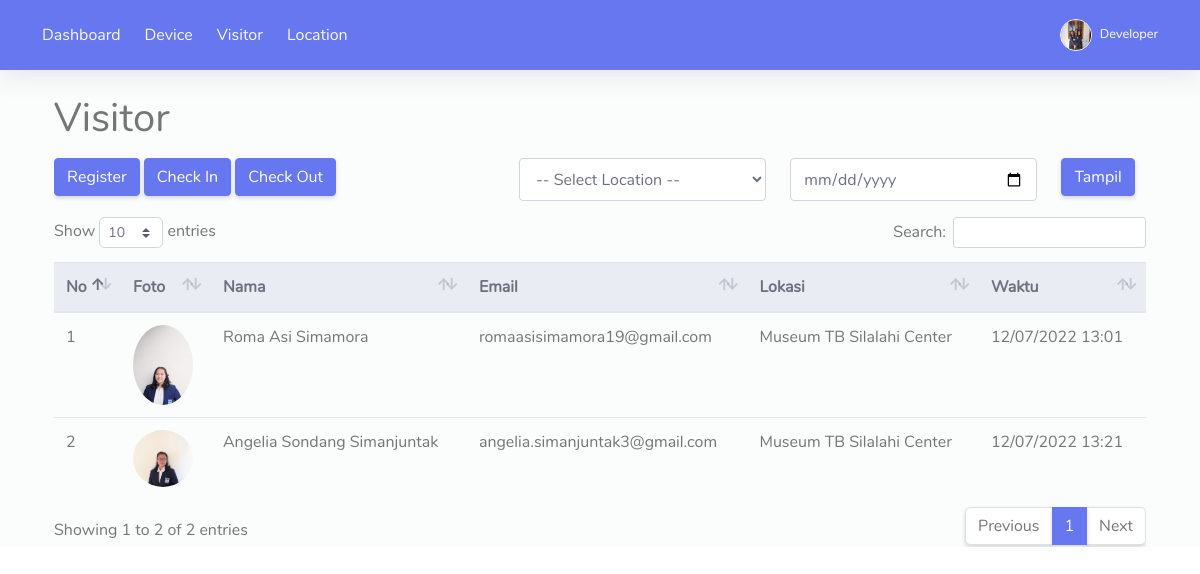
Screenshot of /visitor/visitor/index.php?status=checkin (signed in) with the database file from the repository.
### tables this page shows
CREATE TABLE `visitor` (
  `id` int(11) NOT NULL,
  `user_id` int(11) NOT NULL,
  `lokasi_id` int(11) NOT NULL,
  `device_id` int(11) NOT NULL,
  `checkin` int(11) NOT NULL DEFAULT 0,
  `waktu_checkin` varchar(50) DEFAULT NULL,
  `foto_checkin` varchar(128) DEFAULT NULL,
  `checkout` int(11) NOT NULL DEFAULT 0,
  `waktu_checkout` varchar(50) DEFAULT NULL,
  `foto_checkout` varchar(128) DEFAULT NULL
);

CREATE TABLE `user` (
  `id` int(11) NOT NULL,
  `uuid` int(11) NOT NULL,
  `nama` varchar(128) NOT NULL,
  `email` varchar(128) NOT NULL,
  `password` varchar(128) NOT NULL,
  `gambar_wajah` varchar(128) DEFAULT NULL,
  `level` enum('admin','visitor') NOT NULL
);

CREATE TABLE `lokasi` (
  `id` int(11) NOT NULL,
  `nama_lokasi` varchar(128) NOT NULL,
  `alamat` text NOT NULL,
  `jam_operasional` varchar(50) NOT NULL,
  `jml_maximum` int(11) NOT NULL
);

### visitor/config.php (called while the page is built, shortened)
<?php
$base_url = 'http://localhost/visitor';

### visitor/visitor/index.php (the view, shortened to what this page needs)
<?php
require('../layouts/header.php');
$no = 1;
$now = date('Y-m-d');
if (isset($_GET['status'])) {
    if ($_GET['status'] == 'checkin') {
        $visitor = mysqli_query($connection, " SELECT * FROM visitor JOIN user ON visitor.user_id = user.id WHERE waktu_checkin LIKE '%$now%' AND checkin = 1 ");
    }
} else {
    $visitor = mysqli_query($connection, " SELECT * FROM user WHERE level = 'visitor'");
}
?>
<h1 class="mb-3">Visitor</h1>
<div class="row">
    <div class="col-md-12">
        <div class="table-responsive">
            <div class="row d-flex justify-content-between">
                <div class="col-md-4">
                    <a href="<?= $base_url; ?>/visitor" class="btn btn-primary mb-3">Register</a>
                    <a href="?status=checkin" class="btn btn-primary mb-3">Check In</a>
                    <a href="?status=checkout" class="btn btn-primary mb-3">Check Out</a>
                </div>
                <?php if (isset($_GET['status'])) : ?>
                    <div class="col-md-7">
                        <form action="">
                            <div class="row">
                                <div class="col-md-5">
                                    <div class="form-group">
                                        <select name="location" id="location" class="form-control">
                                            <option disabled selected>-- Select Location --</option>
                                        </select>
                                    </div>
                                </div>
                                <div class="col-md-5">
                                    <div class="form-group">
                                        <input type="date" name="date" id="date" class="form-control" value="<?= isset($_GET['date']) ? $_GET['date'] : '' ?>">
                                    </div>
                                </div>
                                <div class="col-md-2">
                                    <div class="form-group">
                                        <button type="submit" class="btn btn-primary">Tampil</button>
                                    </div>
                                </div>
                            </div>
                        </form>
                    </div>
                <?php endif; ?>
            </div>
            <table class="table align-items-center table-flush table-hover" id="dataTableHover">
                <thead class="thead-light">
                    <tr>
                        <th>No</th>
                        <th>Foto</th>
                        <th>Nama</th>
                        <th>Email</th>
                        <?php if (isset($_GET['status'])) : ?>
                            <th>Lokasi</th>
                            <th>Waktu</th>
                        <?php endif; ?>
                    </tr>
                </thead>
                <tbody>
                    <?php foreach ($visitor as $visit) : ?>
                        <tr>
                            <td><?= $no++ ?></td>
                            <td>
                                <img src="../uploads/wajah/<?= $visit['gambar_wajah'] ?>" alt="" class="img-profile rounded-circle" width="60px">
                            </td>
                            <td><?= $visit['nama'] ?></td>
                            <td><?= $visit['email'] ?></td>
                            <?php if (isset($_GET['status'])) : ?>
                                <td>
                                    <?php
                                    $lokasi_id = $visit['lokasi_id'];
                                    $lokasi = mysqli_query($connection, "SELECT * FROM lokasi WHERE id = $lokasi_id")->fetch_assoc();
                                    ?>
                                    <?= $lokasi['nama_lokasi'] ?? '-' ?>
                                </td>
                                <td><?= isset($_GET['status']) && $_GET['status'] == 'checkout' ? date('d/m/Y', strtotime($visit['waktu_checkout'])) : date('d/m/Y H:i', strtotime($visit['waktu_checkin'])) ?></td>
                            <?php endif; ?>
                        </tr>
                    <?php endforeach; ?>
                </tbody>
            </table>
        </div>
    </div>
</div>
<?php require('../layouts/footer.php') ?>

### visitor/layouts/header.php (shortened to what this page needs)
<?php
require('../config.php');
require('../function.php');
?>
<!DOCTYPE html>
<html lang="en">
<head>
    <link href="../assets/vendor/fontawesome-free/css/all.min.css" rel="stylesheet" type="text/css">
    <link href="../assets/vendor/bootstrap/css/bootstrap.min.css" rel="stylesheet" type="text/css">
    <link href="../assets/css/ruang-admin.min.css" rel="stylesheet">
    <link href="../assets/vendor/datatables/dataTables.bootstrap4.min.css" rel="stylesheet">
</head>
<body id="page-top">
    <div id="wrapper">
        <div id="content-wrapper" class="d-flex flex-column">
            <div id="content">
                <nav class="navbar navbar-expand navbar-light bg-navbar topbar mb-4 static-top">
                    <div class="container">
                        <ul class="navbar-nav mr-auto">
                            <li class="nav-item">
                                <a class="nav-link" href="../dashboard">
                                    Dashboard
                                </a>
                            </li>
                            <?php if ($_SESSION['level'] == 'admin') : ?>
                                <li class="nav-item">
                                    <a class="nav-link" href="../device">
                                        Device
                                    </a>
                                </li>
                            <?php endif; ?>
                            <?php if ($_SESSION['level'] == 'admin') : ?>
                                <li class="nav-item">
                                    <a class="nav-link" href="../visitor">
                                        Visitor
                                    </a>
                                </li>
                            <?php endif; ?>
                            <li class="nav-item">
                                <a class="nav-link" href="../location">
                                    Location
                                </a>
                            </li>
                        </ul>
                        <ul class="navbar-nav ml-auto">
                            <li class="nav-item dropdown no-arrow">
                                <a class="nav-link dropdown-toggle" href="#" id="userDropdown" role="button" data-toggle="dropdown" aria-haspopup="true" aria-expanded="false">
                                    <img class="img-profile rounded-circle" src="<?= $base_url; ?>/uploads/wajah/<?= $_SESSION['wajah']; ?>" style="max-width: 60px">
                                    <span class="ml-2 d-none d-lg-inline text-white small"><?= $_SESSION['nama'] ?></span>
                                </a>
                            </li>
                        </ul>
                    </div>
                </nav>
                <div class="container" id="container-wrapper">

### visitor/layouts/footer.php (shortened to what this page needs)
</div>
</div>
</div>
</div>
</body>
</html>

### rows the page displays
visitor: user.gambar_wajah (picture), user.nama "Roma Asi Simamora", user.email "romaasisimamora19@gmail.com", lokasi.nama_lokasi "Museum TB Silalahi Center", waktu_checkin "12/07/2022 13:01"
visitor: user.gambar_wajah (picture), user.nama "Angelia Sondang Simanjuntak", user.email "angelia.simanjuntak3@gmail.com", lokasi.nama_lokasi "Museum TB Silalahi Center", waktu_checkin "12/07/2022 13:21"

### other values shown
$_SESSION['nama'] "Developer"
